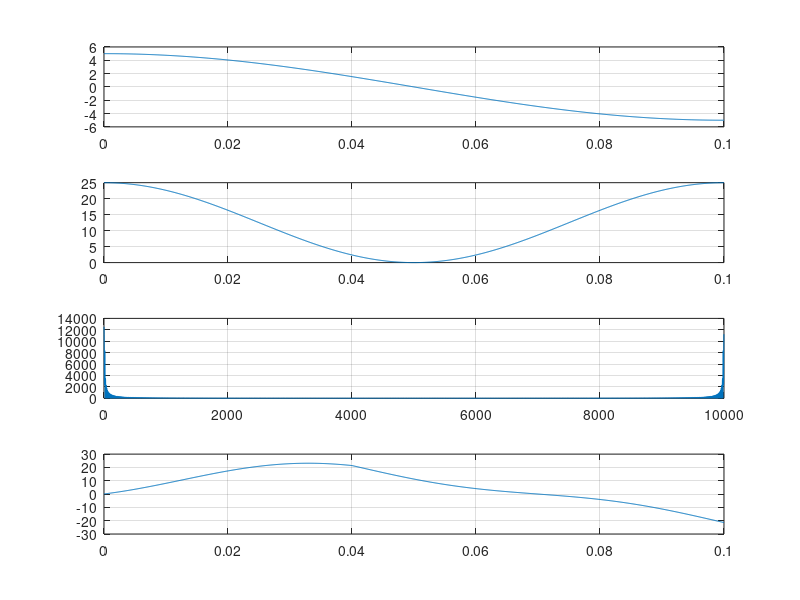

This figure's MATLAB source:
am = input('Message Amplitude ')
ac = input('Carrier Amplitude ')
fm = input('Message Frequency ')
fc = input('Carrier Frequency ')

N = 5000;
fs = 10000;
f = 0:fs/N:(N-1)*fs/N;
t = 0:1/fs:0.1;
ka = 1/ac;

m = am*cos(2*pi*fm*t);
c = ac*cos(2*pi*fc*t);
s = m.*c;
y = fft(s,N);

q = s.*c;
n = -200:1:200;
w = 2*pi*fm/fs;
h = sinc(n*w)*w/pi;
z = filter(h,1,q);

subplot(4,1,1)
plot(t,m)
grid on
subplot(4,1,2)
plot(t,s)
grid on
subplot(4,1,3)
plot(f,abs(y))
grid on
subplot(4,1,4)
plot(t,z)
grid on